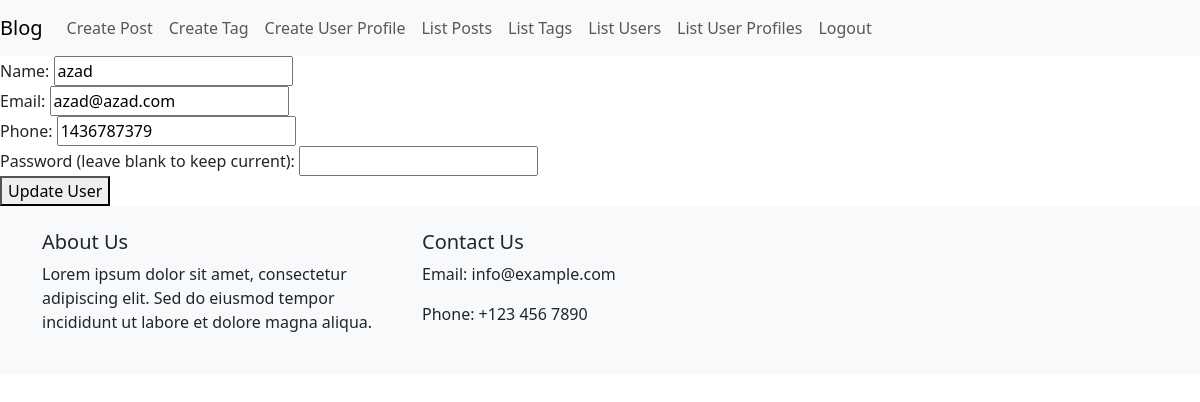
The app's page /update_user/1/ with its own data.
### users/models.py (models this page shows, shortened)
class User(AbstractBaseUser, PermissionsMixin):
    name = models.CharField(max_length=255)
    email = models.EmailField(unique=True)
    phone = models.CharField(max_length=15, blank=True, null=True)
    is_active = models.BooleanField(default=True)
    is_staff = models.BooleanField(default=False)
    USERNAME_FIELD = 'email'
    REQUIRED_FIELDS = ['name']
    objects = CustomUserManager()

### posts/views.py (the view, shortened to what this page needs)
# urls.py: path('update_user/<int:user_id>/', views.update_user, name='update_user'),
def update_user(request, user_id):
    user = get_object_or_404(User, id=user_id)
    return render(request, 'update_user.html', {'user': user})

### templates/update_user.html (shortened to what this page needs)
{% extends "base.html" %}
{% block content %}
<form method="POST">
  <label>Name:</label>
  <input type="text" name="name" value="{{ user.name }}" required><br>
  <label>Email:</label>
  <input type="email" name="email" value="{{ user.email }}" required><br>
  <label>Phone:</label>
  <input type="text" name="phone" value="{{ user.phone }}"><br>
  <label>Password (leave blank to keep current):</label>
  <input type="password" name="password"><br>
  <button type="submit">Update User</button>
</form>
{% endblock content %}

### records on screen
User: name "azad", email "azad@azad.com", phone "1436787379"
